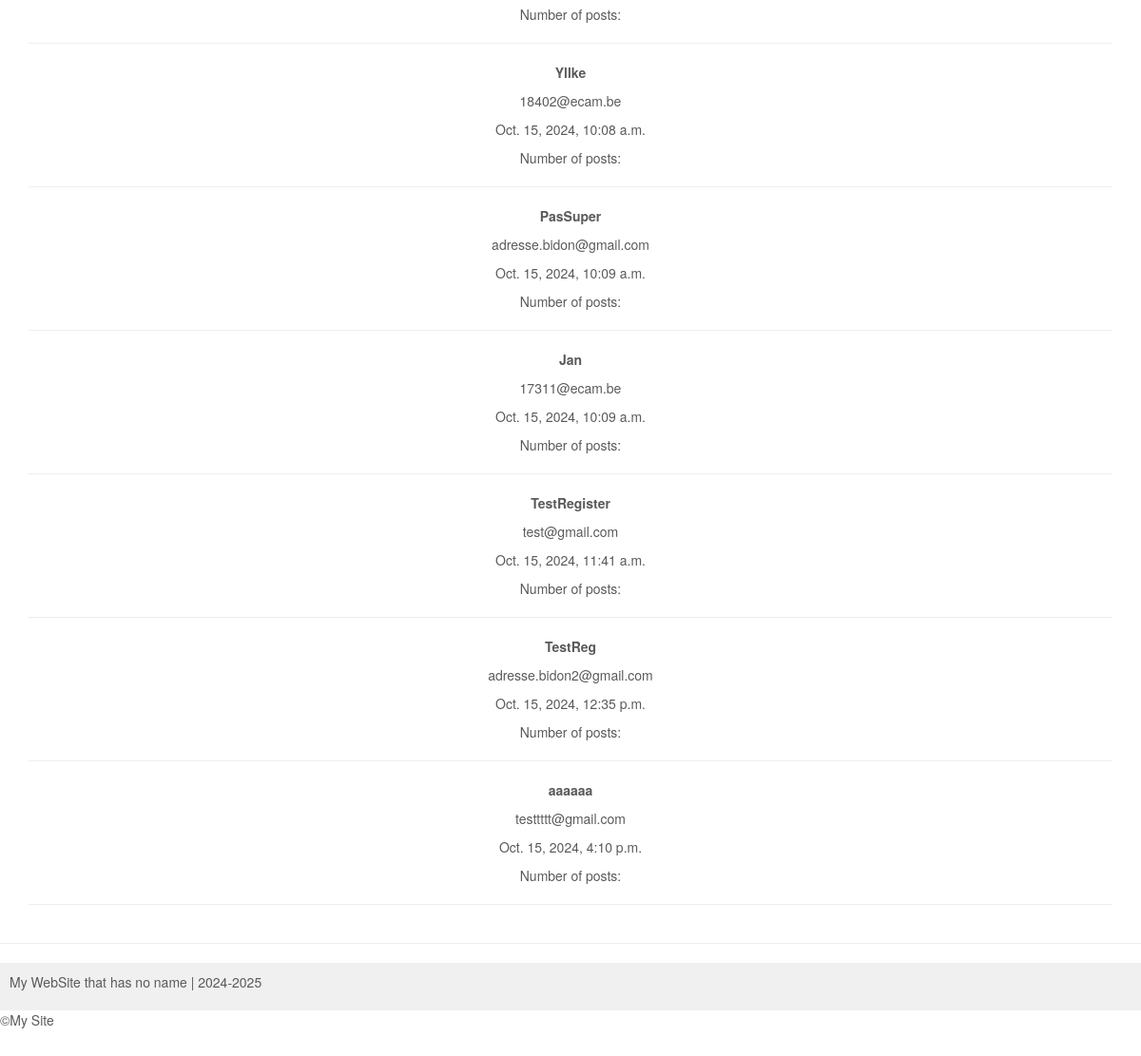
The app's page / (lower part), older data.
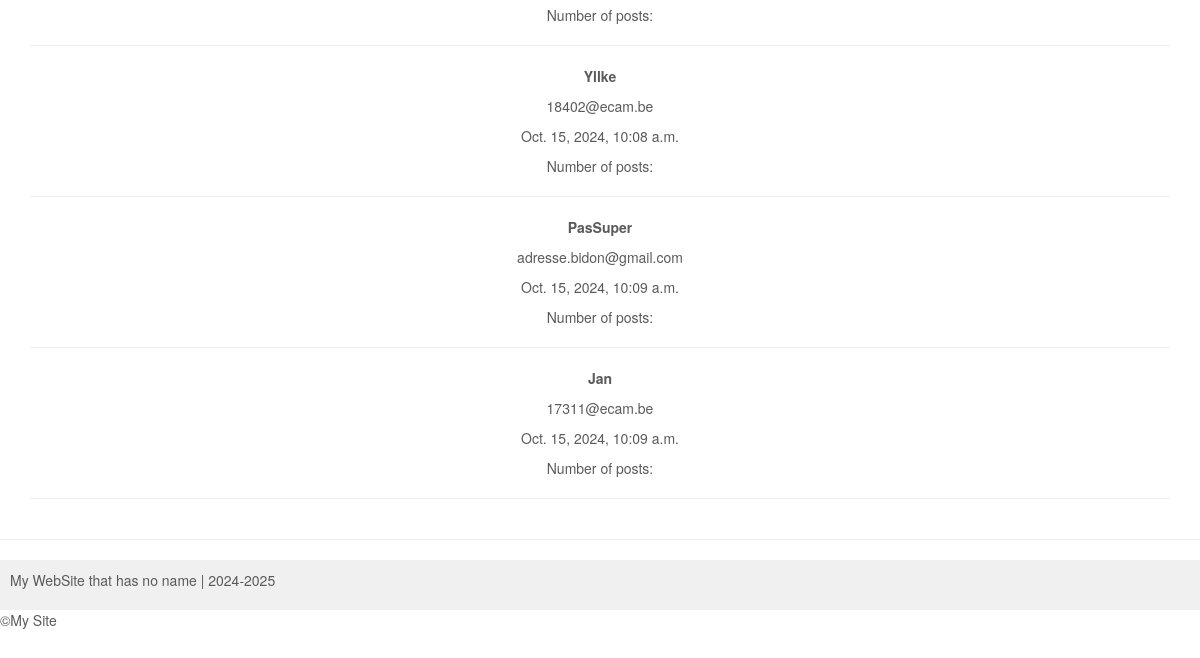
The same page, newer data.
### account/models.py (models this page shows, shortened)
class Account(AbstractBaseUser):
    email = models.EmailField(verbose_name="email", max_length=60, unique=True)
    username = models.CharField(max_length=30, unique=True)
    date_joined = models.DateTimeField(verbose_name='date joined', auto_now_add=True)
    last_login = models.DateTimeField(verbose_name='last login', auto_now=True)
    is_admin = models.BooleanField(default=False)
    is_active = models.BooleanField(default=True)
    is_staff = models.BooleanField(default=False)
    is_superuser = models.BooleanField(default=False)
    USERNAME_FIELD = 'email'
    REQUIRED_FIELDS = ['username']
    objects = MyAccountManager()

### personal/views.py (the view)
# urls.py: path('', home_screen_view, name='home'),
def home_screen_view(request):
    context = {}
    accounts = Account.objects.all()
    context['accounts'] = accounts
    return render(request, "personal/home.html", context)

### personal/templates/personal/home.html (shortened to what this page needs)
{% extends "base.html" %}
{% block content %}
<div class="container text-center">
    {% for account in accounts %}
        <div class="user-info">
            <p><strong>{{ account.username }}</strong></p>
            <p>{{ account.email }}</p>
            <p>{{ account.date_joined }}</p>
            <p>Number of posts: {{ account.posts.count }}</p>
            <hr>
        </div>
    {% endfor %}
</div>
{% endblock %}

Row changes from the older to the newer data that the page shows:
removed Account: username "TestRegister", email "test@gmail.com", date_joined "Oct. 15, 2024, 11:41 a.m."
removed Account: username "TestReg", email "adresse.bidon2@gmail.com", date_joined "Oct. 15, 2024, 12:35 p.m."
removed Account: username "aaaaaa", email "testtttt@gmail.com", date_joined "Oct. 15, 2024, 4:10 p.m."
